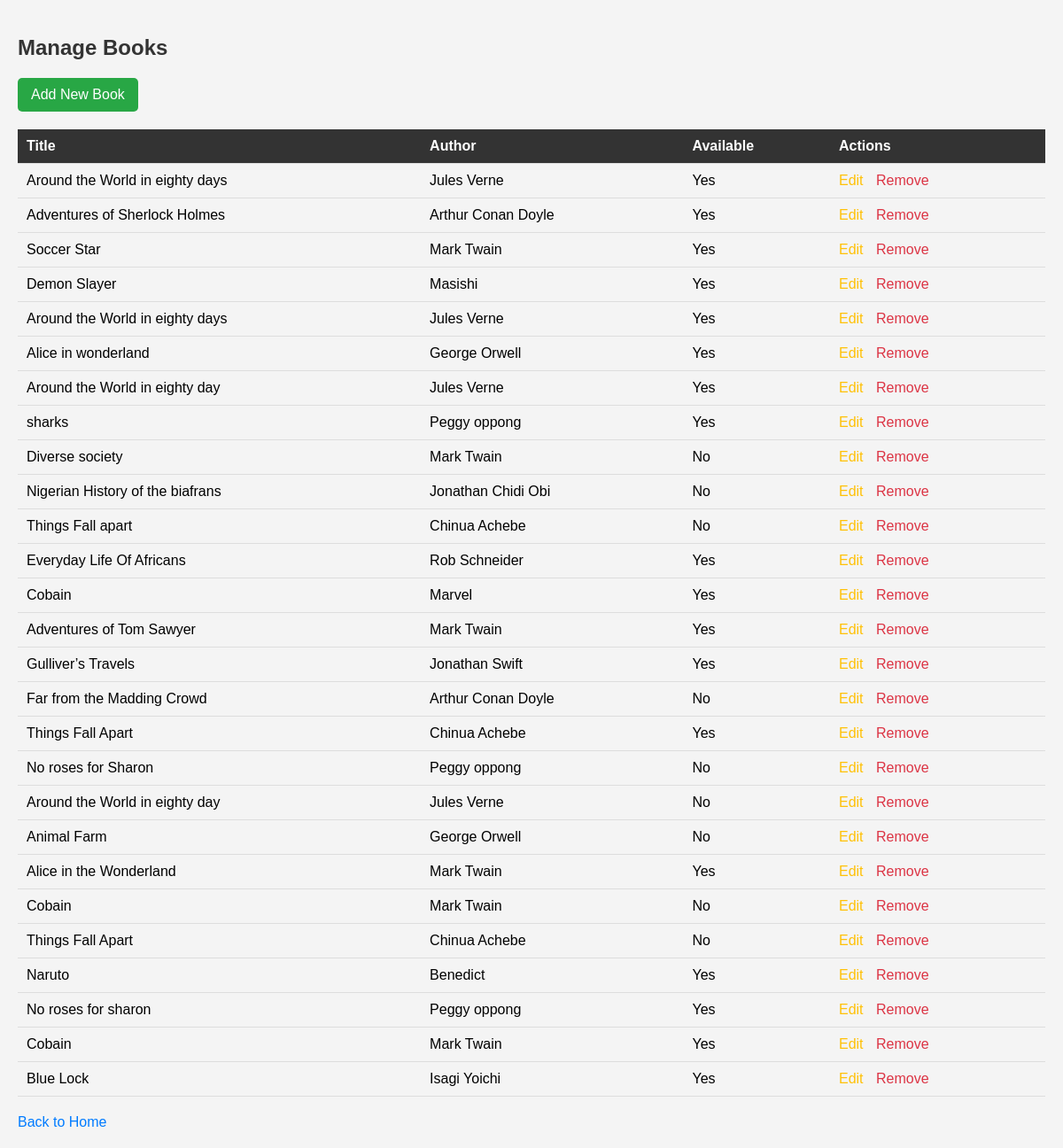
Page /bookrentalstore/manage_books/ (signed in) on the committed database.
### bookrentalstore/models.py (models this page shows, shortened)
class Book(models.Model):
    title = models.CharField(max_length=200)
    author = models.CharField(max_length=200)
    available = models.BooleanField(default=True)
    pdf = models.FileField(upload_to='pdfs/', null=True, blank=True)

### bookrentalstore/views.py (the view)
# urls.py: path('manage_books/',manage_books, name='manage_books'),
@login_required(login_url='login')
def manage_books(request):
    books = Book.objects.all()
    return render(request, 'bookrentalstore/manage_books.html', {'books': books})

### bookrentalstore/templates/bookrentalstore/manage_books.html (shortened to what this page needs)
<!DOCTYPE html>
<html lang="en">
<head>
</head>
<body>
    <h2>Manage Books</h2>
    <a href="{% url 'add_book' %}" class="add-book">Add New Book</a>
    <table>
        <thead>
            <tr>
                <th>Title</th>
                <th>Author</th>
                <th>Available</th>
                <th>Actions</th>
            </tr>
        </thead>
        <tbody>
            {% for book in books %}
            <tr>
                <td>{{ book.title }}</td>
                <td>{{ book.author }}</td>
                <td>{{ book.available|yesno:"Yes,No" }}</td>
                <td class="action-buttons">
                    <a href="{% url 'edit_book' book.id %}" class="edit">Edit</a>
                    <a href="{% url 'delete_book' book.id %}" class="delete">Remove</a>
                </td>
            </tr>
            {% endfor %}
        </tbody>
    </table>
    <a href="{% url 'index' %}">Back to Home</a>
</body>
</html>

### bookrentalstore/templates/bookrentalstore/manage_books.html (style rules this page uses)
body { font-family: Arial, sans-serif; background-color: #f4f4f4; margin: 0; padding: 20px; }
h2 { color: #333; }
table { width: 100%; border-collapse: collapse; margin-bottom: 20px; }
th, td { padding: 10px; text-align: left; border-bottom: 1px solid #ddd; }
th { background-color: #333; color: white; }
a { color: #007bff; text-decoration: none; }
.add-book { background-color: #28a745; color: white; padding: 10px 15px; border: none; cursor: pointer; text-decoration: none; border-radius: 5px; margin-bottom: 20px; display: inline-block; }
.action-buttons a { margin-right: 10px; }
.action-buttons a.edit { color: #ffc107; }
.action-buttons a.delete { color: #dc3545; }

### rows in the picture
Book: title "Around the World in eighty days", author "Jules Verne", available "Yes"
Book: title "Adventures of Sherlock Holmes", author "Arthur Conan Doyle", available "Yes"
Book: title "Soccer Star", author "Mark Twain", available "Yes"
Book: title "Demon Slayer", author "Masishi", available "Yes"
Book: title "Around the World in eighty days", author "Jules Verne", available "Yes"
Book: title "Alice in wonderland", author "George Orwell", available "Yes"
Book: title "Around the World in eighty day", author "Jules Verne", available "Yes"
Book: title "sharks", author "Peggy oppong", available "Yes"
Book: title "Diverse society", author "Mark Twain", available "No"
Book: title "Nigerian History of the biafrans", author "Jonathan Chidi Obi", available "No"
Book: title "Things Fall apart", author "Chinua Achebe", available "No"
Book: title "Everyday Life Of Africans", author "Rob Schneider", available "Yes"
Book: title "Cobain", author "Marvel", available "Yes"
Book: title "Adventures of Tom Sawyer", author "Mark Twain", available "Yes"
Book: title "Gulliver’s Travels", author "Jonathan Swift", available "Yes"
Book: title "Far from the Madding Crowd", author "Arthur Conan Doyle", available "No"
Book: title "Things Fall Apart", author "Chinua Achebe", available "Yes"
Book: title "No roses for Sharon", author "Peggy oppong", available "No"
Book: title "Around the World in eighty day", author "Jules Verne", available "No"
Book: title "Animal Farm", author "George Orwell", available "No"
Book: title "Alice in the Wonderland", author "Mark Twain", available "Yes"
Book: title "Cobain", author "Mark Twain", available "No"
Book: title "Things Fall Apart", author "Chinua Achebe", available "No"
Book: title "Naruto", author "Benedict", available "Yes"
Book: title "No roses for sharon", author "Peggy oppong", available "Yes"
Book: title "Cobain", author "Mark Twain", available "Yes"
Book: title "Blue Lock", author "Isagi Yoichi", available "Yes"
